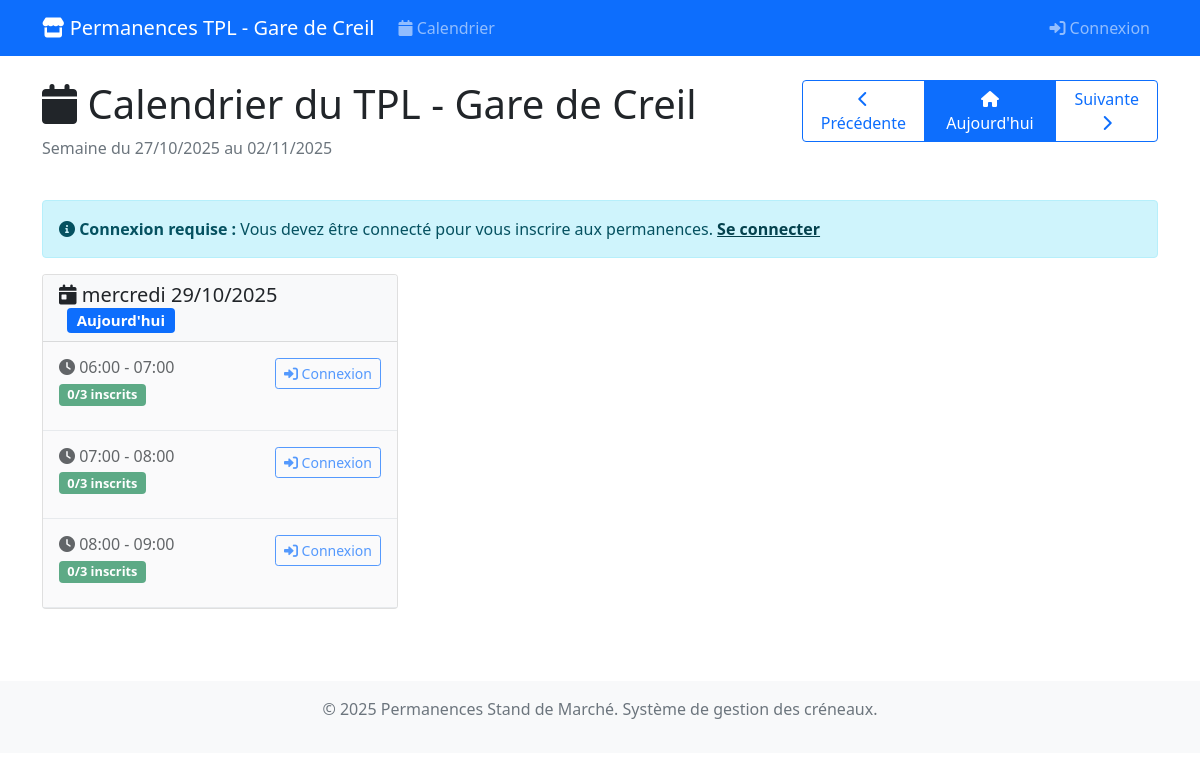
The page /permanences/ on the database as committed earlier.
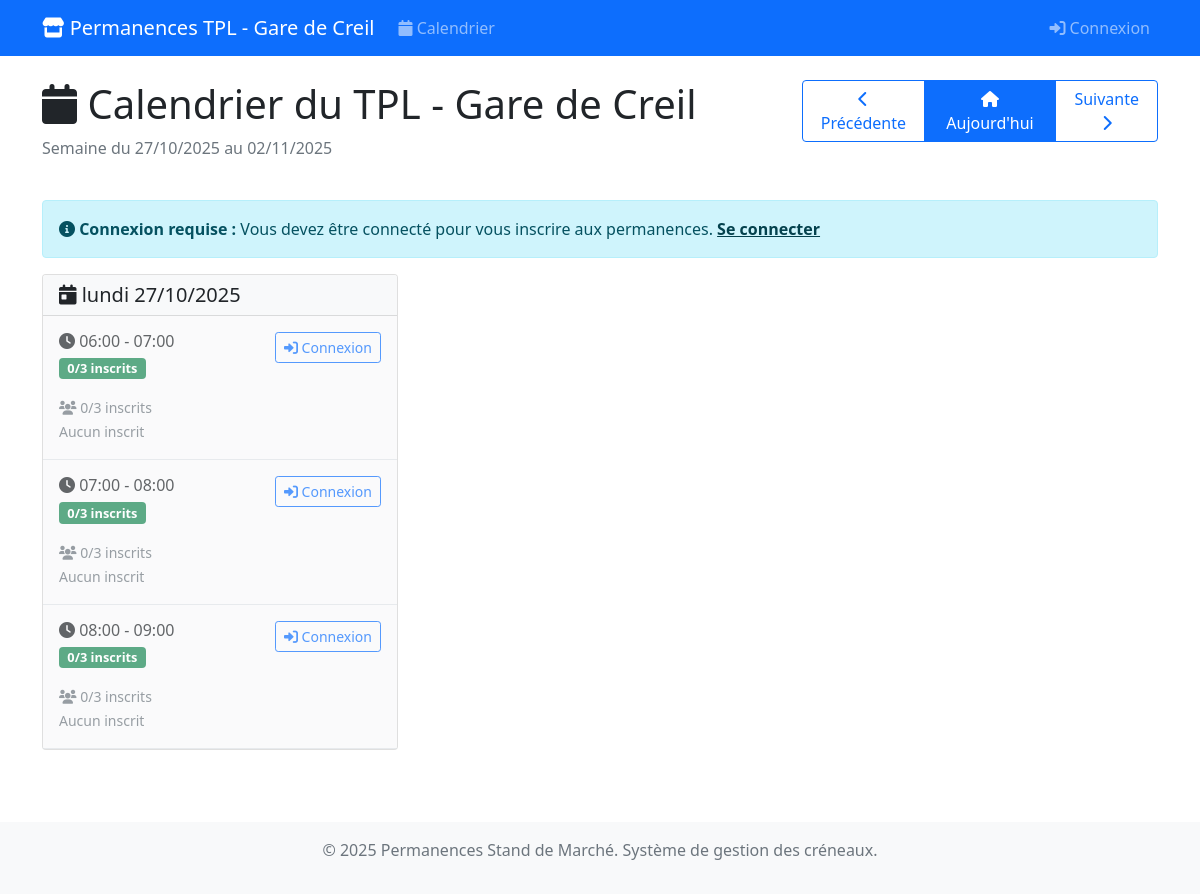
The same page on the database as committed later.
### permanences/models.py (models this page shows, shortened)
class CreneauHoraire(models.Model):
    date = models.DateField(help_text="Date du créneau")
    heure_debut = models.TimeField(help_text="Heure de début du créneau")
    heure_fin = models.TimeField(help_text="Heure de fin du créneau")
    max_personnes = models.PositiveIntegerField(
        default=3,
        help_text="Nombre maximum de personnes autorisées pour ce créneau"
    )
    actif = models.BooleanField(default=True, help_text="Créneau disponible pour inscription")
    class Meta:
        verbose_name = "Créneau horaire"
        verbose_name_plural = "Créneaux horaires"
        unique_together = ['date', 'heure_debut']
        ordering = ['date', 'heure_debut']
    @property
    def places_disponibles(self):
        try:
            inscriptions_count = self.inscriptions.filter(annulee=False).count()
            return max(0, self.max_personnes - inscriptions_count)
        except Exception:
            return self.max_personnes
    @property
    def complet(self):
        try:
            return self.places_disponibles <= 0
        except Exception:
            return False
    @property
    def est_passe(self):
        try:
            maintenant = datetime.now()
            creneau_datetime = datetime.combine(self.date, self.heure_debut)
            return creneau_datetime < maintenant
        except Exception:
            return False
    @property
    def inscriptions_actives(self):
        return self.inscriptions.filter(annulee=False)
    def get_user_inscription(self, user):
        if user.is_authenticated:
            return self.inscriptions.filter(utilisateur=user, annulee=False).first()
        return None

### permanences/views.py (the view)
# urls.py: path('', views.calendrier_permanences, name='calendrier'),
def calendrier_permanences(request):
    today = timezone.now().date()
    week_start = request.GET.get('week')
    if week_start:
        try:
            week_start = datetime.strptime(week_start, '%Y-%m-%d').date()
        except ValueError:
            week_start = today - timedelta(days=today.weekday())
    else:
        week_start = today - timedelta(days=today.weekday())
    week_end = week_start + timedelta(days=6)
    creneaux = CreneauHoraire.objects.filter(
        date__range=[week_start, week_end],
        actif=True
    ).prefetch_related('inscriptions__utilisateur').order_by('date', 'heure_debut')
    for creneau in creneaux:
        creneau.user_inscription = creneau.get_user_inscription(request.user)
    creneaux_par_jour = {}
    for creneau in creneaux:
        creneau.user_inscription = creneau.get_user_inscription(request.user)
        if creneau.date not in creneaux_par_jour:
            creneaux_par_jour[creneau.date] = []
        creneau.user_inscription = creneau.get_user_inscription(request.user)
        creneaux_par_jour[creneau.date].append(creneau)
    prev_week = week_start - timedelta(days=7)
    next_week = week_start + timedelta(days=7)
    context = {
        'creneaux_par_jour': creneaux_par_jour,
        'week_start': week_start,
        'week_end': week_end,
        'prev_week': prev_week,
        'next_week': next_week,
        'today': today,
    }
    return render(request, 'permanences/calendrier.html', context)

### templates/permanences/calendrier.html (shortened to what this page needs)
{% extends 'base.html' %}
{% block content %}
<div class="row mb-4">
    <div class="col-md-8">
        <h1><i class="fas fa-calendar"></i> Calendrier du TPL - Gare de Creil</h1>
        <p class="text-muted">Semaine du {{ week_start|date:"d/m/Y" }} au {{ week_end|date:"d/m/Y" }}</p>
    </div>
    <div class="col-md-4 text-end">
        <div class="btn-group" role="group">
            <a href="?week={{ prev_week|date:'Y-m-d' }}" class="btn btn-outline-primary">
                <i class="fas fa-chevron-left"></i> Précédente
            </a>
            <a href="?" class="btn btn-primary">
                <i class="fas fa-home"></i> Aujourd'hui
            </a>
            <a href="?week={{ next_week|date:'Y-m-d' }}" class="btn btn-outline-primary">
                Suivante <i class="fas fa-chevron-right"></i>
            </a>
        </div>
    </div>
</div>
{% if not user.is_authenticated %}
<div class="alert alert-info">
    <i class="fas fa-info-circle"></i>
    <strong>Connexion requise :</strong>
    Vous devez être connecté pour vous inscrire aux permanences.
    <a href="{% url 'login' %}" class="alert-link">Se connecter</a>
</div>
{% endif %}
<div class="row">
    {% for date, creneaux in creneaux_par_jour.items %}
    <div class="col-md-6 col-lg-4 mb-4">
        <div class="card">
            <div class="card-header bg-light">
                <h5 class="card-title mb-0">
                    <i class="fas fa-calendar-day"></i>
                    {{ date|date:"l d/m/Y" }}
                    {% if date == today %}
                        <span class="badge bg-primary ms-2">Aujourd'hui</span>
                    {% endif %}
                </h5>
            </div>
            <div class="card-body p-0">
                {% for creneau in creneaux %}
                <div class="creneau-card p-3 border-bottom
                    {% if creneau.est_passe %}passe{% endif %}
                    {% if creneau.user_inscription %}inscrit{% endif %}">
                    <div class="d-flex justify-content-between align-items-start">
                        <div>
                            <h6 class="mb-1">
                                <i class="fas fa-clock"></i>
                                {{ creneau.heure_debut|time:"H:i" }} - {{ creneau.heure_fin|time:"H:i" }}
                            </h6>
                            <div class="mb-2">
                                <span class="badge places-badge
                                    {% if creneau.complet %}bg-danger{% elif creneau.places_disponibles <= 1 %}bg-warning{% else %}bg-success{% endif %}">
                                    {{ creneau.inscriptions_actives.count }}/{{ creneau.max_personnes }} inscrits
                                </span>
                            </div>
                        </div>
                        <div class="text-end">
                            {% if user.is_superuser %}
                                {% if creneau.user_inscription %}
                                    <div class="mb-2">
                                        <span class="badge bg-info">
                                            <i class="fas fa-user"></i> Vous êtes inscrit
                                        </span>
                                    </div>
                                {% endif %}
                                {% if not creneau.est_passe %}
                                    <a href="{% url 'permanences:gestion' %}?week={{ week_start|date:'Y-m-d' }}" class="btn btn-sm btn-primary">
                                        <i class="fas fa-users-cog"></i> Gérer
                                    </a>
                                {% endif %}
                            {% else %}
                                <a href="{% url 'login' %}" class="btn btn-sm btn-outline-primary">
                                    <i class="fas fa-sign-in-alt"></i> Connexion
                                </a>
                            {% endif %}
                        </div>
                    </div>
                    {% if creneau.inscriptions.count > 0 %}
                    <div class="mt-2">
                        <small class="text-muted">
                            <i class="fas fa-users"></i>
                            {{ creneau.inscriptions_actives.count }}/{{ creneau.max_personnes }} inscrits
                            <br>
                            {% for ins in creneau.inscriptions_actives %}
                                {{ ins.utilisateur.username }}{% if not forloop.last %}, {% endif %}
                            {% empty %}
                                <span class="text-muted">Aucun inscrit</span>
                            {% endfor %}
                        </small>
                    </div>
                    {% endif %}
                </div>
                {% empty %}
                <div class="p-3 text-center text-muted">
                    <i class="fas fa-calendar-times"></i>
                    Aucun créneau disponible
                </div>
                {% endfor %}
            </div>
        </div>
    </div>
    {% endfor %}
</div>
{% endblock %}

### templates/base.html (shortened to what this page needs)
<!DOCTYPE html>
<html lang="fr">
<head>
    <link href="https://cdn.jsdelivr.net/npm/bootstrap@5.1.3/dist/css/bootstrap.min.css" rel="stylesheet">
    <link href="https://cdnjs.cloudflare.com/ajax/libs/font-awesome/6.0.0/css/all.min.css" rel="stylesheet">
</head>
<body>
    <nav class="navbar navbar-expand-lg navbar-dark bg-primary">
        <div class="container">
            <a class="navbar-brand" href="{% url 'permanences:calendrier' %}">
                <i class="fas fa-store"></i> Permanences TPL - Gare de Creil
            </a>
            <div class="collapse navbar-collapse" id="navbarNav">
                <ul class="navbar-nav me-auto">
                    <li class="nav-item">
                        <a class="nav-link" href="{% url 'permanences:calendrier' %}">
                            <i class="fas fa-calendar"></i> Calendrier
                        </a>
                    </li>
                </ul>
                <ul class="navbar-nav">
                    {% if user.is_authenticated %}
                        <li class="nav-item dropdown">
                            <a class="nav-link dropdown-toggle" href="#" id="navbarDropdown" role="button" data-bs-toggle="dropdown">
                                <i class="fas fa-user"></i> {{ user.username }}
                            </a>
    <ul class="dropdown-menu">
                                <li><a class="dropdown-item" href="{% url 'accounts:profil' %}">
                                    <i class="fas fa-user-circle"></i> Mon profil
                                </a></li>
                                {% if user.is_staff %}
                                <li><hr class="dropdown-divider"></li>
                                <li><a class="dropdown-item" href="{% url 'admin:index' %}">
                                    <i class="fas fa-cog"></i> Administration
                                </a></li>
                                {% endif %}
                                <li><hr class="dropdown-divider"></li>
                                <li>
                                    <form method="post" action="{% url 'logout' %}" class="d-inline">
                                        {% csrf_token %}
                                        <button type="submit" class="dropdown-item border-0 bg-transparent logout-btn">
                                            <i class="fas fa-sign-out-alt"></i> Déconnexion
                                        </button>
                                    </form>
                                </li>
                            </ul>
                        </li>
                    {% else %}
                        <li class="nav-item">
                            <a class="nav-link" href="{% url 'login' %}">
                                <i class="fas fa-sign-in-alt"></i> Connexion
                            </a>
                        </li>
                    {% endif %}
                </ul>
            </div>
        </div>
    </nav>
    <main class="container mt-4">
        {% block content %}
        {% endblock %}
    </main>
    <footer class="bg-light text-center text-muted mt-5 py-3">
        <div class="container">
            <p>&copy; 2025 Permanences Stand de Marché. Système de gestion des créneaux.</p>
        </div>
    </footer>
</body>
</html>

### templates/base.html (style rules this page uses)
.creneau-card { transition: transform 0.2s; }
.passe { background-color: #f8f9fa; opacity: 0.7; }
.places-badge { font-size: 0.8em; }

Rows that differ between the two databases and show on the page:
removed CreneauHoraire: date "mercredi 29/10/2025", shows "Aujourd'hui", heure_debut "06:00", heure_fin "07:00", inscriptions_actives.count "0", max_personnes "3"
removed CreneauHoraire: heure_debut "07:00", heure_fin "08:00", inscriptions_actives.count "0", max_personnes "3", shown under "mercredi 29/10/2025"
removed CreneauHoraire: heure_debut "08:00", heure_fin "09:00", inscriptions_actives.count "0", max_personnes "3", shown under "mercredi 29/10/2025"
added CreneauHoraire: date "lundi 27/10/2025", heure_debut "06:00", heure_fin "07:00", inscriptions_actives.count "0", max_personnes "3"
added CreneauHoraire: heure_debut "07:00", heure_fin "08:00", inscriptions_actives.count "0", max_personnes "3", shown under "lundi 27/10/2025"
added CreneauHoraire: heure_debut "08:00", heure_fin "09:00", inscriptions_actives.count "0", max_personnes "3", shown under "lundi 27/10/2025"
